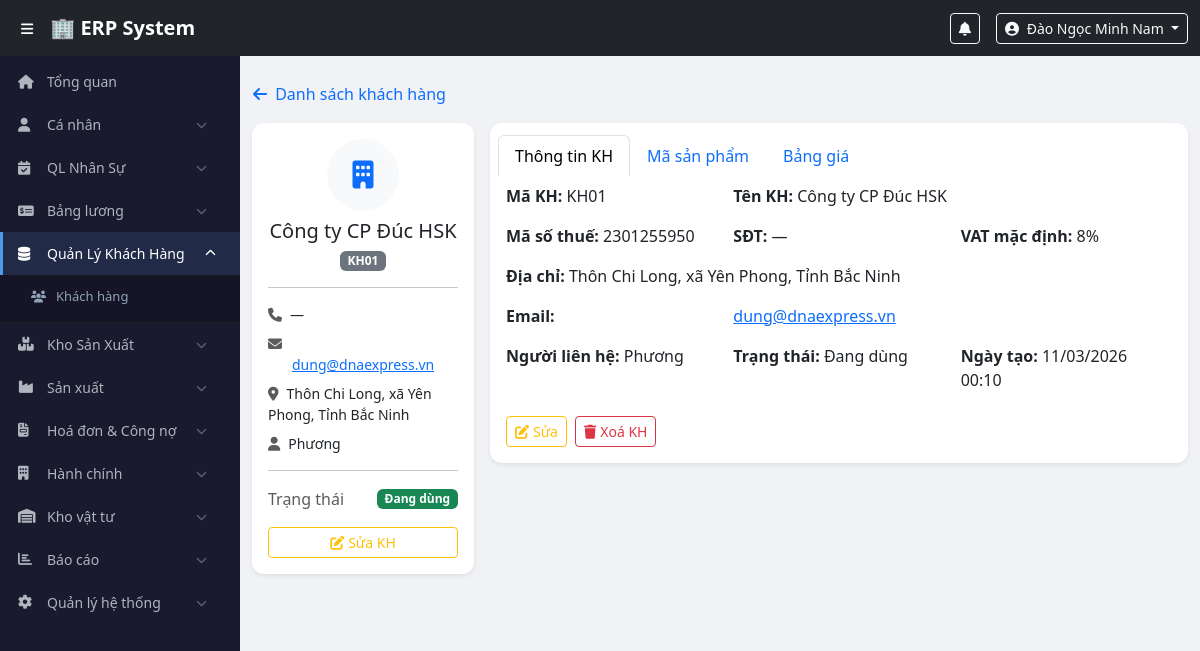
The app's page /modules/master/customer_profile.php?id=1 (signed in) with its own data.
### tables this page shows
CREATE TABLE `customers` (
  `id` int(11) NOT NULL,
  `customer_code` varchar(30) DEFAULT NULL,
  `customer_name` varchar(200) NOT NULL,
  `address` text DEFAULT NULL,
  `tax_code` varchar(20) DEFAULT NULL COMMENT 'Mã số thuế',
  `vat_rate` tinyint(4) NOT NULL DEFAULT 8 COMMENT 'VAT mặc định (%)',
  `contact_person` varchar(100) DEFAULT NULL,
  `phone` varchar(20) DEFAULT NULL,
  `email` varchar(100) DEFAULT NULL,
  `is_active` tinyint(1) DEFAULT 1,
  `created_by` int(11) DEFAULT NULL,
  `created_at` timestamp NOT NULL DEFAULT current_timestamp(),
  `updated_at` timestamp NOT NULL DEFAULT current_timestamp() ON UPDATE current_timestamp()
);

### config/auth.php (called while the page is built, shortened)
<?php
function isLoggedIn() {
    return isset($_SESSION['user_id']) && !empty($_SESSION['user_id']);
}
function hasRole(...$roles) {
    return in_array($_SESSION['role'], $roles);
}
?>

### modules/master/customer_profile.php (the view, shortened to what this page needs)
<?php
require_once $_SERVER['DOCUMENT_ROOT'] . '/erp/config/auth.php';
$pdo = getDBConnection();
$id  = (int)($_GET['id'] ?? 0);
$stmt = $pdo->prepare("SELECT * FROM customers WHERE id = ?");
$stmt->execute([$id]);
$customer = $stmt->fetch(PDO::FETCH_ASSOC);
include $_SERVER['DOCUMENT_ROOT'] . '/erp/includes/header.php';
include $_SERVER['DOCUMENT_ROOT'] . '/erp/includes/sidebar.php';
?>
<div class="main-content">
<div class="container-fluid py-4">
    <div class="mb-3">
        <a href="/erp/modules/master/customers.php" class="btn btn-link p-0 text-decoration-none">
            <i class="fas fa-arrow-left me-1"></i> Danh sách khách hàng
        </a>
    </div>
    <div class="row g-3">
        <div class="col-md-3">
            <div class="card border-0 shadow-sm">
                <div class="card-body">
                    <div class="text-center mb-3">
                        <div class="rounded-circle bg-light d-inline-flex align-items-center justify-content-center mb-2" style="width:72px;height:72px;">
                            <i class="fas fa-building text-primary fs-3"></i>
                        </div>
                        <h5 class="mb-1"><?= htmlspecialchars($customer['customer_name']) ?></h5>
                        <span class="badge bg-secondary"><?= htmlspecialchars($customer['customer_code'] ?? '—') ?></span>
                    </div>
                    <hr>
                    <div class="small">
                        <div class="mb-2"><i class="fas fa-phone me-2 text-muted"></i><?= htmlspecialchars($customer['phone'] ?? '—') ?></div>
                        <div class="mb-2">
                            <i class="fas fa-envelope me-2 text-muted"></i>
                            <?php if (!empty($customer['email'])): ?>
                                <?php foreach (explode(';', $customer['email']) as $em): $em = trim($em); if (!$em) continue; ?>
                                    <div class="ms-4"><a href="mailto:<?= htmlspecialchars($em) ?>"><?= htmlspecialchars($em) ?></a></div>
                                <?php endforeach; ?>
                            <?php else: ?>
                                —
                            <?php endif; ?>
                        </div>
                        <div class="mb-2"><i class="fas fa-map-marker-alt me-2 text-muted"></i><?= htmlspecialchars($customer['address'] ?? '—') ?></div>
                        <div class="mb-2"><i class="fas fa-user me-2 text-muted"></i><?= htmlspecialchars($customer['contact_person'] ?? '—') ?></div>
                    </div>
                    <hr>
                    <div class="d-flex justify-content-between align-items-center mb-3">
                        <span class="text-muted">Trạng thái</span>
                        <?= !empty($customer['is_active'])
                            ? '<span class="badge bg-success">Đang dùng</span>'
                            : '<span class="badge bg-secondary">Ngừng</span>' ?>
                    </div>
                    <?php if (hasRole('director','accountant','warehouse','manager')): ?>
                    <button class="btn btn-outline-warning btn-sm w-100" data-bs-toggle="modal" data-bs-target="#modalCustomer">
                        <i class="fas fa-edit me-1"></i>Sửa KH
                    </button>
                    <?php endif; ?>
                </div>
            </div>
        </div>
        <div class="col-md-9">
            <div class="card border-0 shadow-sm">
                <div class="card-header bg-white border-0 pb-0">
                    <ul class="nav nav-tabs card-header-tabs" id="customerTabs" role="tablist">
                        <li class="nav-item" role="presentation">
                            <button class="nav-link active" data-bs-toggle="tab" data-bs-target="#tab-info" type="button">Thông tin KH</button>
                        </li>
                        <li class="nav-item" role="presentation">
                            <button class="nav-link" data-bs-toggle="tab" data-bs-target="#tab-products" type="button">Mã sản phẩm</button>
                        </li>
                        <li class="nav-item" role="presentation">
                            <button class="nav-link" data-bs-toggle="tab" data-bs-target="#tab-prices" type="button">Bảng giá</button>
                        </li>
                    </ul>
                </div>
                <div class="card-body">
                    <div class="tab-content">
                        <div class="tab-pane fade show active" id="tab-info">
                            <div class="row g-3">
                                <div class="col-md-4"><strong>Mã KH:</strong> <?= htmlspecialchars($customer['customer_code'] ?? '—') ?></div>
                                <div class="col-md-8"><strong>Tên KH:</strong> <?= htmlspecialchars($customer['customer_name']) ?></div>
                                <div class="col-md-4"><strong>Mã số thuế:</strong> <?= htmlspecialchars($customer['tax_code'] ?? '—') ?></div>
                                <div class="col-md-4"><strong>SĐT:</strong> <?= htmlspecialchars($customer['phone'] ?? '—') ?></div>
                                <div class="col-md-4"><strong>VAT mặc định:</strong> <?= (int)($customer['vat_rate'] ?? 8) ?>%</div>
                                <div class="col-md-12"><strong>Địa chỉ:</strong> <?= htmlspecialchars($customer['address'] ?? '—') ?></div>
                                <div class="col-md-4"><strong>Email:</strong></div>
                                <div class="col-md-8">
                                    <?php if (!empty($customer['email'])): ?>
                                        <?php foreach (explode(';', $customer['email']) as $em): $em = trim($em); if (!$em) continue; ?>
                                        <div><a href="mailto:<?= htmlspecialchars($em) ?>"><?= htmlspecialchars($em) ?></a></div>
                                        <?php endforeach; ?>
                                    <?php else: ?>
                                        —
                                    <?php endif; ?>
                                </div>
                                <div class="col-md-4"><strong>Người liên hệ:</strong> <?= htmlspecialchars($customer['contact_person'] ?? '—') ?></div>
                                <div class="col-md-4"><strong>Trạng thái:</strong>
                                    <?= !empty($customer['is_active']) ? 'Đang dùng' : 'Ngừng' ?>
                                </div>
                                <div class="col-md-4"><strong>Ngày tạo:</strong>
                                    <?= !empty($customer['created_at']) ? date('d/m/Y H:i', strtotime($customer['created_at'])) : '—' ?>
                                </div>
                            </div>
                            <div class="mt-4 d-flex gap-2">
                                <?php if (hasRole('director','accountant','warehouse','manager')): ?>
                                <button class="btn btn-outline-warning btn-sm" data-bs-toggle="modal" data-bs-target="#modalCustomer">
                                    <i class="fas fa-edit me-1"></i>Sửa
                                </button>
                                <?php endif; ?>
                                <?php if (hasRole('director')): ?>
                                <button class="btn btn-outline-danger btn-sm" id="btnDeleteCustomer">
                                    <i class="fas fa-trash me-1"></i>Xoá KH
                                </button>
                                <?php endif; ?>
                            </div>
                        </div>
                    </div>
                </div>
            </div>
        </div>
    </div>
</div>
</div>
<?php include $_SERVER['DOCUMENT_ROOT'] . '/erp/includes/footer.php'; ?>

### assets/css/style.css (style rules this page uses)
body { padding-top: 56px; background: #f0f2f5; font-family: 'Segoe UI', sans-serif; }
.main-content { margin-left: 240px; transition: margin-left 0.3s; min-height: calc(100vh - 56px); }
.card { border-radius: 12px !important; }
.card-header { border-radius: 12px 12px 0 0 !important; padding: 12px 16px; }

### records on screen
customers: customer_name "Công ty CP Đúc HSK", customer_code "KH01", phone "—", email "dung@dnaexpress.vn", address "Thôn Chi Long, xã Yên Phong, Tỉnh Bắc Ninh", contact_person "Phương", tax_code "2301255950", vat_rate "8", created_at "11/03/2026 00:10"

### other values on screen
$user['full_name'] "Đào Ngọc Minh Nam"
